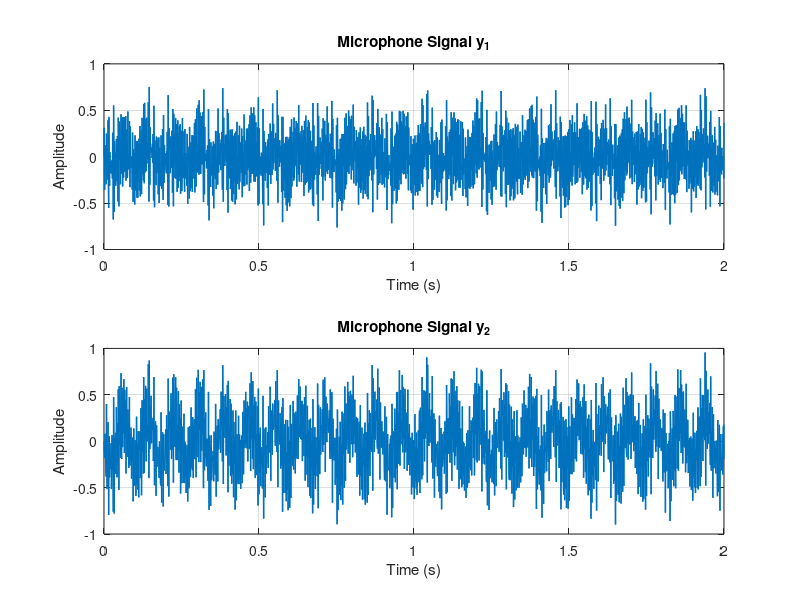
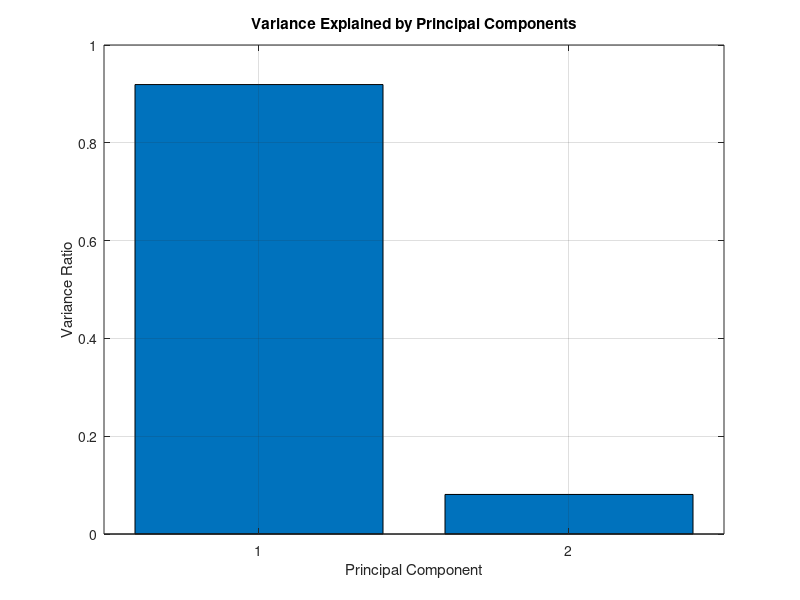
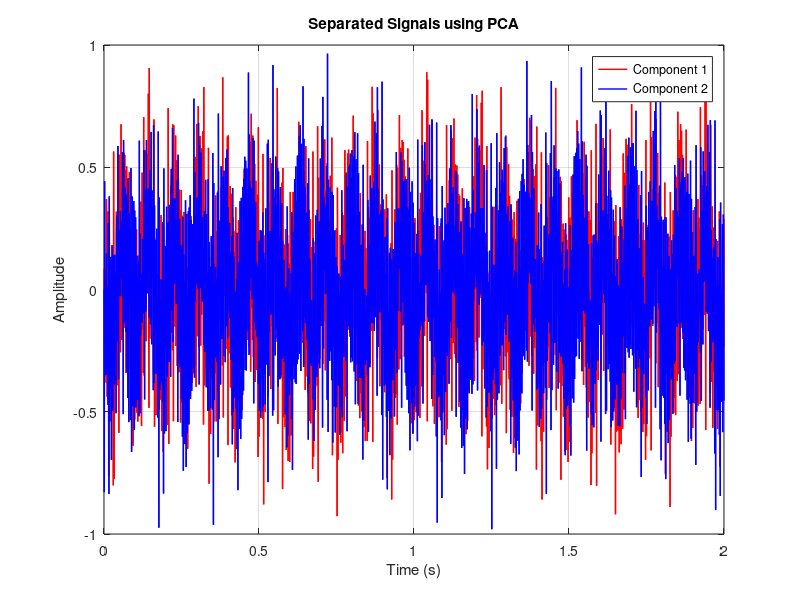
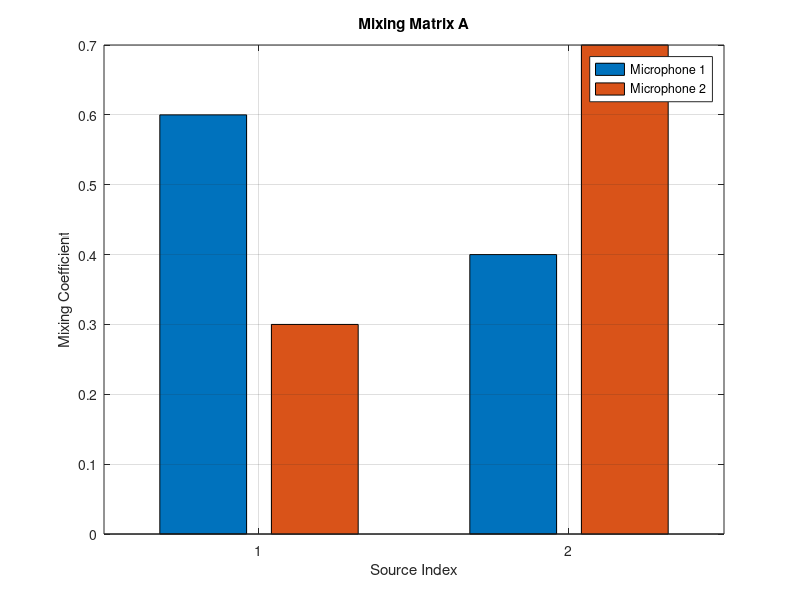

Recreate these plots in MATLAB, in order.
% ===============================================================
% EE599 - Audio Engineering and Acoustics
% Assignment 09
% Music Source Separation
%
% Student Name : Nichula Wasalathilaka
% Reg. No.     : E/20/425
%
% Description:
% This script demonstrates separation of two mixed musical
% sources using:
%   1) PCA-based method
%   2) ICA / matrix inversion method
%   3) Band-pass filter method
%
% NOTE:
% - Figures are shown on screen
% - Please take screenshots manually
% ===============================================================

clc;
clear;
close all;

set(groot, 'defaultFigureVisible', 'on');

%% -------------------------------------------------------------
%  Basic parameters
% --------------------------------------------------------------
fs = 8000;                 % Sampling frequency
dur = 2;                   % Duration in seconds
t = 0:1/fs:dur;
t = t(:);

%% -------------------------------------------------------------
%  Create two source signals (two different chords)
% --------------------------------------------------------------
% Source 1: lower-frequency chord
f1 = [261.63, 329.63, 392.00];   % C major chord
S1 = sin(2*pi*f1(1)*t) + sin(2*pi*f1(2)*t) + sin(2*pi*f1(3)*t);

% Source 2: higher-frequency chord
f2 = [659.25, 783.99, 987.77];   % Higher octave chord
S2 = sin(2*pi*f2(1)*t) + sin(2*pi*f2(2)*t) + sin(2*pi*f2(3)*t);

% Normalize sources
S1 = S1 / max(abs(S1) + eps);
S2 = S2 / max(abs(S2) + eps);

%% -------------------------------------------------------------
%  Mix signals into two microphone observations
% --------------------------------------------------------------
A = [0.6 0.3;
     0.4 0.7];

Y = A * [S1.'; S2.'];   % 2 x N matrix
y1 = Y(1,:).';
y2 = Y(2,:).';

mix = y1 + y2;
mix = mix / max(abs(mix) + eps);

%% -------------------------------------------------------------
%  Prepare reduced time vectors for plotting
% --------------------------------------------------------------
N = length(mix);
step_t = max(1, floor(N / 2000));
idx_t  = 1:step_t:N;

t_plot   = t(idx_t);
y1_plot  = y1(idx_t);
y2_plot  = y2(idx_t);
mix_plot = mix(idx_t);
S1_plot  = S1(idx_t);
S2_plot  = S2(idx_t);

%% =============================================================
%  1) PCA-based separation
% =============================================================
X_pca = [y1 y2];
X_pca = X_pca - mean(X_pca, 1);

C = cov(X_pca);
[V,D] = eig(C);

[eigvals, idx] = sort(diag(D), 'descend');
V = V(:, idx);

Y_pca = X_pca * V;
PC1 = Y_pca(:,1);
PC2 = Y_pca(:,2);

PC1 = PC1 / max(abs(PC1) + eps);
PC2 = PC2 / max(abs(PC2) + eps);

variance_explained = eigvals / sum(eigvals + eps);

%% -------------------------------------------------------------
%  Figure 1: Mixed microphone signals
% --------------------------------------------------------------
figure('Color','w','Position',[100 100 1000 500]);

subplot(2,1,1);
plot(t_plot, y1_plot, 'LineWidth', 1);
xlabel('Time (s)');
ylabel('Amplitude');
title('Microphone Signal y_1');
grid on;

subplot(2,1,2);
plot(t_plot, y2_plot, 'LineWidth', 1);
xlabel('Time (s)');
ylabel('Amplitude');
title('Microphone Signal y_2');
grid on;

drawnow;

%% -------------------------------------------------------------
%  Figure 2: PCA variance explained
% --------------------------------------------------------------
figure('Color','w','Position',[100 100 800 450]);
bar(variance_explained);
xlabel('Principal Component');
ylabel('Variance Ratio');
title('Variance Explained by Principal Components');
grid on;

drawnow;

%% -------------------------------------------------------------
%  Figure 3: PCA separated signals
% --------------------------------------------------------------
figure('Color','w','Position',[100 100 1000 450]);
plot(t_plot, PC1(idx_t), 'r', 'LineWidth', 1); hold on;
plot(t_plot, PC2(idx_t), 'b', 'LineWidth', 1);
xlabel('Time (s)');
ylabel('Amplitude');
title('Separated Signals using PCA');
legend('Component 1','Component 2');
grid on;

drawnow;

%% =============================================================
%  2) ICA / Matrix inversion based separation
% =============================================================
A_inv = inv(A);
S_est = A_inv * Y;

S_est1 = S_est(1,:).';
S_est2 = S_est(2,:).';

S_est1 = S_est1 / max(abs(S_est1) + eps);
S_est2 = S_est2 / max(abs(S_est2) + eps);

%% -------------------------------------------------------------
%  Figure 4: Mixing matrix
% --------------------------------------------------------------
figure('Color','w','Position',[100 100 800 450]);
bar(A);
xlabel('Source Index');
ylabel('Mixing Coefficient');
title('Mixing Matrix A');
legend('Microphone 1', 'Microphone 2');
grid on;

drawnow;

%% -------------------------------------------------------------
%  Figure 5: ICA recovered signals
% --------------------------------------------------------------
figure('Color','w','Position',[100 100 1000 450]);
plot(t_plot, S_est1(idx_t), 'r', 'LineWidth', 1); hold on;
plot(t_plot, S_est2(idx_t), 'b', 'LineWidth', 1);
xlabel('Time (s)');
ylabel('Amplitude');
title('Recovered Signals using ICA / Matrix Inversion');
legend('Recovered Source 1','Recovered Source 2');
grid on;

drawnow;

%% =============================================================
%  3) Band-pass-filter-based separation
% =============================================================
[b1,a1] = butter(6, [200 450]/(fs/2), 'bandpass');
[b2,a2] = butter(6, [600 1100]/(fs/2), 'bandpass');

sep1 = filter(b1, a1, mix);
sep2 = filter(b2, a2, mix);

sep1 = sep1 / max(abs(sep1) + eps);
sep2 = sep2 / max(abs(sep2) + eps);

% FFT prep
MixFFT  = abs(fft(mix));
SepFFT1 = abs(fft(sep1));
SepFFT2 = abs(fft(sep2));

halfN = floor(N/2);
f_axis = (0:halfN-1) * (fs/N);

MixFFT_half  = MixFFT(1:halfN);
SepFFT1_half = SepFFT1(1:halfN);
SepFFT2_half = SepFFT2(1:halfN);

step_f = max(1, floor(halfN / 2500));
idx_f  = 1:step_f:halfN;

f_plot = f_axis(idx_f);
Mix_plot  = MixFFT_half(idx_f);
Sep1_plot = SepFFT1_half(idx_f);
Sep2_plot = SepFFT2_half(idx_f);

%% -------------------------------------------------------------
%  Figure 6: Mixed signal in time and frequency
% --------------------------------------------------------------
figure('Color','w','Position',[100 100 1000 500]);

subplot(2,1,1);
plot(t_plot, mix_plot, 'LineWidth', 1);
xlabel('Time (s)');
ylabel('Amplitude');
title('Mixed Signal - Time Domain');
grid on;

subplot(2,1,2);
plot(f_plot, Mix_plot, 'LineWidth', 1);
xlabel('Frequency (Hz)');
ylabel('Magnitude');
title('Mixed Signal - Frequency Domain');
xlim([0 1200]);
grid on;

drawnow;

%% -------------------------------------------------------------
%  Figure 7: Filter responses and spectra
% --------------------------------------------------------------
[H1,w1] = freqz(b1, a1, 512, fs);
[H2,w2] = freqz(b2, a2, 512, fs);

figure('Color','w','Position',[100 100 1000 500]);

subplot(2,1,1);
plot(w1, abs(H1), 'r', 'LineWidth', 1.2); hold on;
plot(w2, abs(H2), 'b', 'LineWidth', 1.2);
xlabel('Frequency (Hz)');
ylabel('Magnitude');
title('Band-Pass Filter Responses');
legend('Filter for Source 1', 'Filter for Source 2');
grid on;

subplot(2,1,2);
plot(f_plot, Sep1_plot, 'r', 'LineWidth', 1.0); hold on;
plot(f_plot, Sep2_plot, 'b', 'LineWidth', 1.0);
xlabel('Frequency (Hz)');
ylabel('Magnitude');
title('Spectra of Filter-Separated Signals');
legend('Separated Source 1','Separated Source 2');
xlim([0 1200]);
grid on;

drawnow;

%% -------------------------------------------------------------
%  Figure 8: Band-pass separated signals
% --------------------------------------------------------------
figure('Color','w','Position',[100 100 1000 450]);
plot(t_plot, sep1(idx_t), 'r', 'LineWidth', 1); hold on;
plot(t_plot, sep2(idx_t), 'b', 'LineWidth', 1);
xlabel('Time (s)');
ylabel('Amplitude');
title('Separated Signals using Band-Pass Filters');
legend('Separated Source 1','Separated Source 2');
grid on;

drawnow;

%% -------------------------------------------------------------
%  Save audio outputs
% --------------------------------------------------------------
audiowrite('assignment9_source1.wav', S1, fs);
audiowrite('assignment9_source2.wav', S2, fs);
audiowrite('assignment9_mixed_signal.wav', mix, fs);

audiowrite('assignment9_pca_component1.wav', PC1, fs);
audiowrite('assignment9_pca_component2.wav', PC2, fs);

audiowrite('assignment9_ica_source1.wav', S_est1, fs);
audiowrite('assignment9_ica_source2.wav', S_est2, fs);

audiowrite('assignment9_bpf_source1.wav', sep1, fs);
audiowrite('assignment9_bpf_source2.wav', sep2, fs);

disp('Assignment 9 completed successfully.');
disp('Please take screenshots of the 8 figures manually.');
disp('Audio files saved.');
